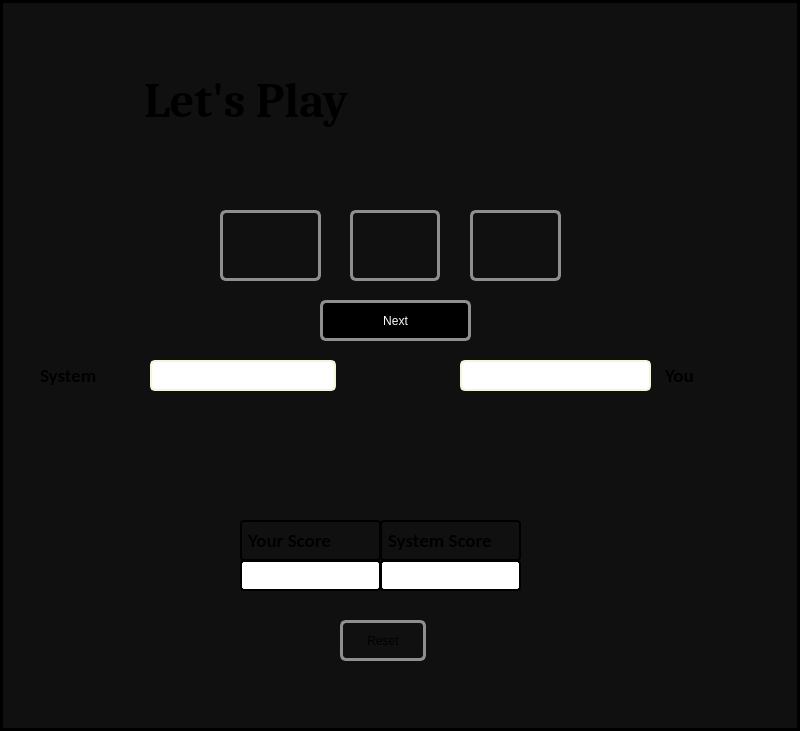
<?xml version="1.0" encoding="UTF-8"?>
<ui version="4.0">
 <class>RockPaperScissors</class>
 <widget class="QMainWindow" name="RockPaperScissors">
  <property name="geometry">
   <rect>
    <x>0</x>
    <y>0</y>
    <width>800</width>
    <height>731</height>
   </rect>
  </property>
  <property name="windowTitle">
   <string>MainWindow</string>
  </property>
  <property name="styleSheet">
   <string notr="true">QMainWindow
{
background-color: rgb(16, 16, 16);
}</string>
  </property>
  <widget class="QWidget" name="centralwidget">
   <property name="styleSheet">
    <string notr="true">background-image: url(:/Background/window.png);
border: 3px solid black;
</string>
   </property>
   <widget class="QLabel" name="LetsPlay">
    <property name="geometry">
     <rect>
      <x>130</x>
      <y>50</y>
      <width>531</width>
      <height>101</height>
     </rect>
    </property>
    <property name="maximumSize">
     <size>
      <width>16777215</width>
      <height>101</height>
     </size>
    </property>
    <property name="font">
     <font>
      <family>Cambria</family>
      <pointsize>36</pointsize>
      <weight>75</weight>
      <bold>true</bold>
     </font>
    </property>
    <property name="autoFillBackground">
     <bool>false</bool>
    </property>
    <property name="styleSheet">
     <string notr="true">QLabel{
background-color: qlineargradient(spread:pad, x1:0, y1:0, x2:0.522, y2:0.619, stop:0.0199005 rgba(255, 255, 255, 0));
	background-image: url(:/images/banner-wave-3.svg);
color:black;
qproperty-alignment: AlignCenter;
border: no border;

}</string>
    </property>
    <property name="frameShape">
     <enum>QFrame::Box</enum>
    </property>
    <property name="text">
     <string>Let's Play </string>
    </property>
    <property name="scaledContents">
     <bool>true</bool>
    </property>
    <property name="indent">
     <number>14</number>
    </property>
   </widget>
   <widget class="QLabel" name="comp_choice">
    <property name="geometry">
     <rect>
      <x>150</x>
      <y>360</y>
      <width>186</width>
      <height>31</height>
     </rect>
    </property>
    <property name="styleSheet">
     <string notr="true">
QLabel
{
background-color:white;
	background-image: url(:/images/banner-wave-3.svg);
border-width: 2px;
    border-radius: 5px;
    border-color: beige;
    font: bold 14px;
    min-width: 10em;
    padding: 6px;
}
</string>
    </property>
    <property name="text">
     <string/>
    </property>
   </widget>
   <widget class="QLabel" name="choosen">
    <property name="geometry">
     <rect>
      <x>460</x>
      <y>360</y>
      <width>191</width>
      <height>31</height>
     </rect>
    </property>
    <property name="styleSheet">
     <string notr="true">
QLabel
{
background-color:white;
	background-image: url(:/images/banner-wave-3.svg);
border-width: 2px;
    border-radius: 5px;
    border-color: beige;
    font: bold 14px;
    min-width: 10em;
    padding: 6px;
}

</string>
    </property>
    <property name="text">
     <string/>
    </property>
   </widget>
   <widget class="QLabel" name="label">
    <property name="geometry">
     <rect>
      <x>10</x>
      <y>360</y>
      <width>141</width>
      <height>31</height>
     </rect>
    </property>
    <property name="font">
     <font>
      <family>Calibri</family>
      <pointsize>14</pointsize>
      <weight>75</weight>
      <bold>true</bold>
     </font>
    </property>
    <property name="styleSheet">
     <string notr="true">QLabel
{
color:black;
background-color: qlineargradient(spread:pad, x1:0, y1:0, x2:1, y2:0, stop:0 rgba(0, 0, 0, 0), stop:1 rgba(0, 255, 255, 0));
background-image:url(:/images/banner-wave-3.svg);
border: no border;


}</string>
    </property>
    <property name="text">
     <string>System</string>
    </property>
    <property name="wordWrap">
     <bool>false</bool>
    </property>
    <property name="margin">
     <number>3</number>
    </property>
    <property name="indent">
     <number>30</number>
    </property>
   </widget>
   <widget class="QPushButton" name="rock">
    <property name="geometry">
     <rect>
      <x>220</x>
      <y>210</y>
      <width>101</width>
      <height>71</height>
     </rect>
    </property>
    <property name="font">
     <font>
      <family>Times New Roman</family>
      <pointsize>10</pointsize>
      <weight>75</weight>
      <bold>true</bold>
     </font>
    </property>
    <property name="autoFillBackground">
     <bool>false</bool>
    </property>
    <property name="styleSheet">
     <string notr="true">QPushButton {
    border: 3px solid #8f8f91;
    border-radius: 6px;
	
	
	border-image: url(:/icons/rock.png);
	background-image: url(:/transparent/banner-wave-3.svg);
	
    min-width: 80px;
}

QPushButton:pressed {
    background-color: qlineargradient(x1: 0, y1: 0, x2: 0, y2: 1,
                                      stop: 0 #dadbde, stop: 1 #f6f7fa);
}</string>
    </property>
    <property name="text">
     <string/>
    </property>
    <property name="iconSize">
     <size>
      <width>100</width>
      <height>100</height>
     </size>
    </property>
   </widget>
   <widget class="QPushButton" name="paper">
    <property name="geometry">
     <rect>
      <x>350</x>
      <y>210</y>
      <width>90</width>
      <height>71</height>
     </rect>
    </property>
    <property name="font">
     <font>
      <family>Times New Roman</family>
      <pointsize>10</pointsize>
      <weight>75</weight>
      <bold>true</bold>
     </font>
    </property>
    <property name="styleSheet">
     <string notr="true">QPushButton {
    border: 3px solid #8f8f91;
    border-radius: 6px;
	
	border-image: url(:/icons/paper.png);
    
	background-image: url(:/transparent/banner-wave-3.svg);
	
    min-width: 80px;
}

QPushButton:pressed {
    background-color: qlineargradient(x1: 0, y1: 0, x2: 0, y2: 1,
                                      stop: 0 #dadbde, stop: 1 #f6f7fa);
}</string>
    </property>
    <property name="text">
     <string/>
    </property>
    <property name="iconSize">
     <size>
      <width>100</width>
      <height>100</height>
     </size>
    </property>
    <property name="flat">
     <bool>false</bool>
    </property>
   </widget>
   <widget class="QPushButton" name="scissors">
    <property name="geometry">
     <rect>
      <x>470</x>
      <y>210</y>
      <width>91</width>
      <height>71</height>
     </rect>
    </property>
    <property name="font">
     <font>
      <family>Times New Roman</family>
      <pointsize>10</pointsize>
      <weight>75</weight>
      <bold>true</bold>
     </font>
    </property>
    <property name="autoFillBackground">
     <bool>false</bool>
    </property>
    <property name="styleSheet">
     <string notr="true">QPushButton {
    border: 3px solid #8f8f91;
    border-radius: 6px;
	
	border-image: url(:/icons/scissors.png);
    background-image: url(:/transparent/banner-wave-3.svg);
	
    min-width: 80px;
}

QPushButton:pressed {
    background-color: qlineargradient(x1: 0, y1: 0, x2: 0, y2: 1,
                                      stop: 0 #dadbde, stop: 1 #f6f7fa);
}</string>
    </property>
    <property name="text">
     <string/>
    </property>
    <property name="iconSize">
     <size>
      <width>100</width>
      <height>100</height>
     </size>
    </property>
    <property name="autoDefault">
     <bool>true</bool>
    </property>
    <property name="default">
     <bool>true</bool>
    </property>
    <property name="flat">
     <bool>true</bool>
    </property>
   </widget>
   <widget class="QLabel" name="Yourname">
    <property name="geometry">
     <rect>
      <x>650</x>
      <y>360</y>
      <width>121</width>
      <height>31</height>
     </rect>
    </property>
    <property name="font">
     <font>
      <family>Calibri</family>
      <pointsize>14</pointsize>
      <weight>75</weight>
      <bold>true</bold>
     </font>
    </property>
    <property name="styleSheet">
     <string notr="true">QLabel
{
color:black;
background-color: qlineargradient(spread:pad, x1:0, y1:0, x2:1, y2:0, stop:0 rgba(0, 0, 0, 0), stop:1 rgba(0, 255, 255, 0));
	background-image: url(:/images/banner-wave-3.svg);
border: no border;

}</string>
    </property>
    <property name="text">
     <string>You</string>
    </property>
    <property name="indent">
     <number>15</number>
    </property>
   </widget>
   <widget class="QPushButton" name="reset">
    <property name="geometry">
     <rect>
      <x>340</x>
      <y>620</y>
      <width>86</width>
      <height>41</height>
     </rect>
    </property>
    <property name="styleSheet">
     <string notr="true">QPushButton {
    border: 3px solid #8f8f91;
    border-radius: 6px;
	
	background-image: url(:/transparent/banner-wave-3.svg);
    
	
    min-width: 80px;
}

QPushButton:pressed {
    background-color: qlineargradient(x1: 0, y1: 0, x2: 0, y2: 1,
                                      stop: 0 #dadbde, stop: 1 #f6f7fa);
}
</string>
    </property>
    <property name="text">
     <string>Reset</string>
    </property>
   </widget>
   <widget class="QPushButton" name="next">
    <property name="geometry">
     <rect>
      <x>320</x>
      <y>300</y>
      <width>151</width>
      <height>41</height>
     </rect>
    </property>
    <property name="styleSheet">
     <string notr="true">QPushButton {
    border: 3px solid #8f8f91;
    border-radius: 6px;
	
	background-image: url(:/transparent/banner-wave-3.svg);
	
	background-color: rgb(0, 0, 0);
color: white;
    
	
    min-width: 80px;
}

QPushButton:pressed {
    background-color: qlineargradient(x1: 0, y1: 0, x2: 0, y2: 1,
                                      stop: 0 #dadbde, stop: 1 #f6f7fa);
}
</string>
    </property>
    <property name="text">
     <string>Next</string>
    </property>
   </widget>
   <widget class="QLabel" name="label_3">
    <property name="geometry">
     <rect>
      <x>380</x>
      <y>520</y>
      <width>141</width>
      <height>41</height>
     </rect>
    </property>
    <property name="font">
     <font>
      <family>Calibri</family>
      <pointsize>14</pointsize>
      <weight>75</weight>
      <bold>true</bold>
     </font>
    </property>
    <property name="styleSheet">
     <string notr="true">QLabel{color: black;
border: 2px solid black;
    border-radius: 4px;
    padding: 2px;
	background-image: url(:/images/banner-wave-3.svg);
	background-color: qlineargradient(spread:pad, x1:0, y1:0, x2:0.522, y2:0.619, stop:0.0199005 rgba(255, 255, 255, 0));

}</string>
    </property>
    <property name="text">
     <string>System Score</string>
    </property>
    <property name="scaledContents">
     <bool>true</bool>
    </property>
   </widget>
   <widget class="QLabel" name="label_4">
    <property name="geometry">
     <rect>
      <x>240</x>
      <y>520</y>
      <width>141</width>
      <height>41</height>
     </rect>
    </property>
    <property name="font">
     <font>
      <family>Calibri</family>
      <pointsize>14</pointsize>
      <weight>75</weight>
      <bold>true</bold>
     </font>
    </property>
    <property name="styleSheet">
     <string notr="true">QLabel
{
background-color: qlineargradient(spread:pad, x1:0, y1:0, x2:0.522, y2:0.619, stop:0.0199005 rgba(255, 255, 255, 0));
	background-image: url(:/images/banner-wave-3.svg);
border: 2px solid black;
    border-radius: 4px;
    padding: 2px;
color:black;
}</string>
    </property>
    <property name="text">
     <string>Your Score</string>
    </property>
    <property name="scaledContents">
     <bool>true</bool>
    </property>
   </widget>
   <widget class="QLabel" name="your_score">
    <property name="geometry">
     <rect>
      <x>240</x>
      <y>560</y>
      <width>141</width>
      <height>31</height>
     </rect>
    </property>
    <property name="styleSheet">
     <string notr="true">QLabel
{
background-image: url(:/transparent/banner-wave-3.svg);
background-color:white;
	border: 2px solid black;
    border-radius: 4px;
    padding: 2px;
}</string>
    </property>
    <property name="text">
     <string/>
    </property>
    <property name="scaledContents">
     <bool>true</bool>
    </property>
   </widget>
   <widget class="QLabel" name="sys_score">
    <property name="geometry">
     <rect>
      <x>380</x>
      <y>560</y>
      <width>141</width>
      <height>31</height>
     </rect>
    </property>
    <property name="styleSheet">
     <string notr="true">QLabel
{
background-image:url(:/transparent/banner-wave-3.svg);
background-color:white;
border: 2px solid black;
    border-radius: 4px;
    padding: 2px;
}</string>
    </property>
    <property name="text">
     <string/>
    </property>
    <property name="scaledContents">
     <bool>true</bool>
    </property>
   </widget>
   <widget class="QLabel" name="result">
    <property name="geometry">
     <rect>
      <x>20</x>
      <y>430</y>
      <width>701</width>
      <height>61</height>
     </rect>
    </property>
    <property name="font">
     <font>
      <family>MS Sans Serif</family>
      <pointsize>15</pointsize>
      <weight>75</weight>
      <bold>true</bold>
     </font>
    </property>
    <property name="styleSheet">
     <string notr="true">background-image: url(:/transparent/banner-wave-3.svg);
border: no border;</string>
    </property>
    <property name="text">
     <string/>
    </property>
   </widget>
  </widget>
 </widget>
 <resources>
  <include location="Rresource.qrc"/>
  <include location="icons.qrc"/>
 </resources>
 <connections/>
</ui>
